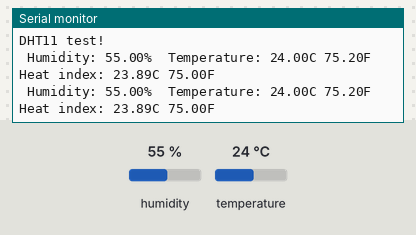
A sketch run on a simulated Arduino Uno, built with avr-gcc and run on an emulated ATmega328P. Parts: the last lines printed to the serial monitor. The test bench sets the inputs (shaded band); at power-on: humidity 55 %, temperature 24 °C.

Above: at 4.8 s.
4.9 s: humidity set to 22 %
At 6.8 s:
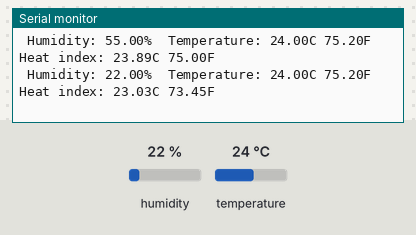
7.9 s: temperature set to 12 °C
At 9.5 s:
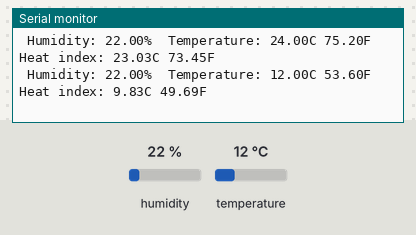
10.9 s: humidity set to 40 %
At 13.5 s:
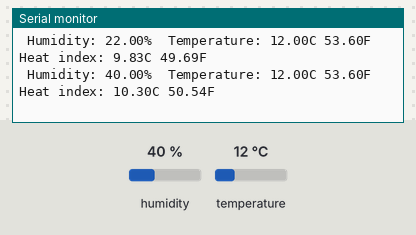
13.9 s: temperature set to 28 °C
At 15.2 s:
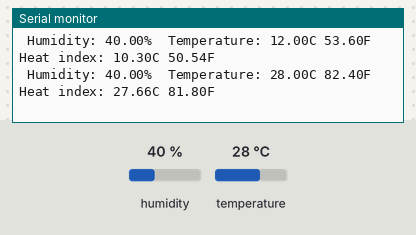
Timing chart, 0 to 16.9 s (numbered marks = the images above; inputs shaded):
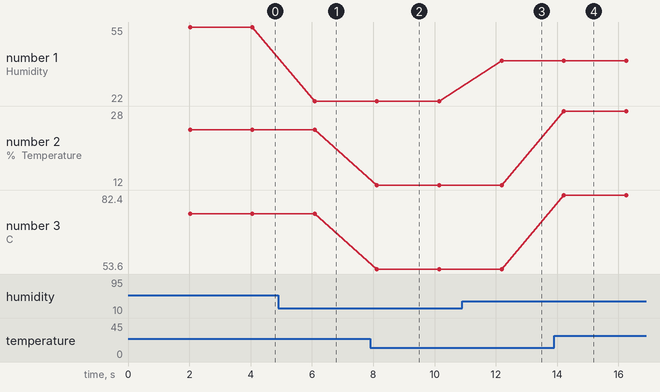

The sketch:

DHT11SensorDemo.ino
```cpp
#include "DHT.h"
#define DHTPIN 4     // Digital pin connected to the DHT sensor
#define DHTTYPE DHT11   // DHT 11
//#define DHTTYPE DHT22   // DHT 22  (AM2302), AM2321
//#define DHTTYPE DHT21   // DHT 21 (AM2301)

DHT dht(DHTPIN, DHTTYPE);

void setup() {
  Serial.begin(9600);
  Serial.println(F("DHT11 test!"));

  dht.begin();
}

void loop() {
  // Wait a few seconds between measurements.
  delay(2000);

  // Reading temperature or humidity takes about 250 milliseconds!
  // Sensor readings may also be up to 2 seconds 'old' (its a very slow sensor)
  float h = dht.readHumidity();
  // Read temperature as Celsius (the default)
  float t = dht.readTemperature();
  // Read temperature as Fahrenheit (isFahrenheit = true)
  float f = dht.readTemperature(true);

  // Check if any reads failed and exit early (to try again).
  if (isnan(h) || isnan(t) || isnan(f)) {
    Serial.println(F("Failed to read from DHT sensor!"));
    return;
  }

  // Compute heat index in Fahrenheit (the default)
  float hif = dht.computeHeatIndex(f, h);
  // Compute heat index in Celsius (isFahreheit = false)
  float hic = dht.computeHeatIndex(t, h, false);

  Serial.print(F(" Humidity: "));
  Serial.print(h);
  Serial.print(F("%  Temperature: "));
  Serial.print(t);
  Serial.print(F("C "));
  Serial.print(f);
  Serial.print(F("F  Heat index: "));
  Serial.print(hic);
  Serial.print(F("C "));
  Serial.print(hif);
  Serial.println(F("F"));
}
```

Measured:
- after the input at 4.9 s, the serial monitor: prints a new line after 1.2 s (image 1)
- after the input at 7.9 s, the serial monitor: prints a new line after 0.22 s (image 2)
- after the input at 10.9 s, the serial monitor: prints a new line after 1.3 s (image 3)
- after the input at 13.9 s, the serial monitor: prints a new line after 0.32 s (image 4)
- plotted number 1: 55 → 22 after the input at 4.9 s, 22 → 40 after the input at 10.9 s
- plotted number 2: 24 → 12 after the input at 7.9 s, 12 → 28 after the input at 13.9 s
- plotted number 3: 75.2 → 53.6 after the input at 7.9 s, 53.6 → 82.4 after the input at 13.9 s
